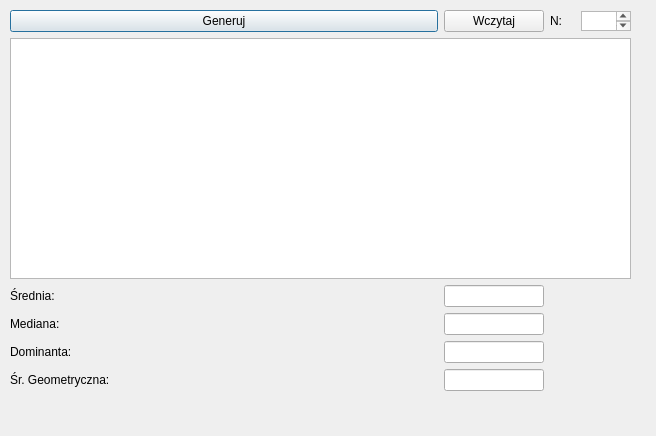
<?xml version="1.0" encoding="UTF-8"?>
<ui version="4.0">
 <class>Dialog</class>
 <widget class="QDialog" name="Dialog">
  <property name="geometry">
   <rect>
    <x>0</x>
    <y>0</y>
    <width>656</width>
    <height>436</height>
   </rect>
  </property>
  <property name="windowTitle">
   <string>Dialog</string>
  </property>
  <widget class="QWidget" name="gridLayoutWidget">
   <property name="geometry">
    <rect>
     <x>10</x>
     <y>10</y>
     <width>621</width>
     <height>381</height>
    </rect>
   </property>
   <layout class="QGridLayout" name="gridLayout">
    <item row="4" column="0">
     <widget class="QLabel" name="label_4">
      <property name="text">
       <string>Dominanta:</string>
      </property>
     </widget>
    </item>
    <item row="3" column="0">
     <widget class="QLabel" name="label_3">
      <property name="text">
       <string>Mediana:</string>
      </property>
     </widget>
    </item>
    <item row="0" column="0">
     <widget class="QPushButton" name="generate">
      <property name="text">
       <string>Generuj</string>
      </property>
     </widget>
    </item>
    <item row="2" column="0">
     <widget class="QLabel" name="label_2">
      <property name="text">
       <string>Średnia:</string>
      </property>
     </widget>
    </item>
    <item row="1" column="0" colspan="4">
     <widget class="QListWidget" name="numbers"/>
    </item>
    <item row="0" column="1">
     <widget class="QPushButton" name="load">
      <property name="text">
       <string>Wczytaj</string>
      </property>
     </widget>
    </item>
    <item row="0" column="2">
     <widget class="QLabel" name="label">
      <property name="maximumSize">
       <size>
        <width>25</width>
        <height>16777215</height>
       </size>
      </property>
      <property name="text">
       <string>N:</string>
      </property>
     </widget>
    </item>
    <item row="5" column="0">
     <widget class="QLabel" name="label_5">
      <property name="text">
       <string>Śr. Geometryczna:</string>
      </property>
     </widget>
    </item>
    <item row="2" column="1">
     <widget class="QLineEdit" name="average">
      <property name="maximumSize">
       <size>
        <width>100</width>
        <height>16777215</height>
       </size>
      </property>
     </widget>
    </item>
    <item row="3" column="1">
     <widget class="QLineEdit" name="madiana">
      <property name="maximumSize">
       <size>
        <width>100</width>
        <height>16777215</height>
       </size>
      </property>
     </widget>
    </item>
    <item row="4" column="1">
     <widget class="QLineEdit" name="dominanta">
      <property name="maximumSize">
       <size>
        <width>100</width>
        <height>16777215</height>
       </size>
      </property>
     </widget>
    </item>
    <item row="5" column="1">
     <widget class="QLineEdit" name="averageGeo">
      <property name="maximumSize">
       <size>
        <width>100</width>
        <height>16777215</height>
       </size>
      </property>
     </widget>
    </item>
    <item row="0" column="3">
     <widget class="QTextEdit" name="n">
      <property name="maximumSize">
       <size>
        <width>50</width>
        <height>20</height>
       </size>
      </property>
     </widget>
    </item>
   </layout>
  </widget>
 </widget>
 <resources/>
 <connections/>
</ui>
